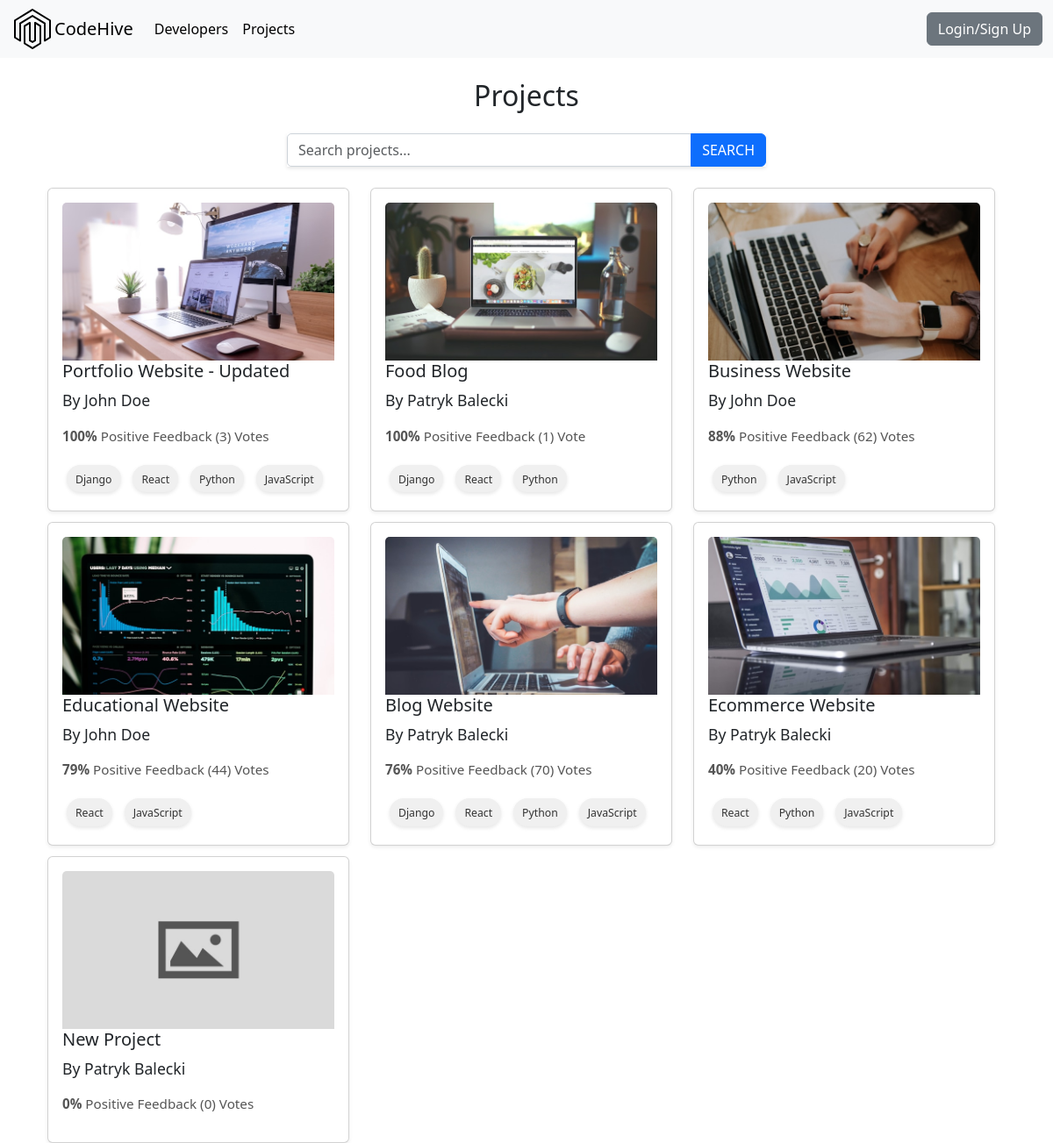
Page /projects/ on the earlier database version.
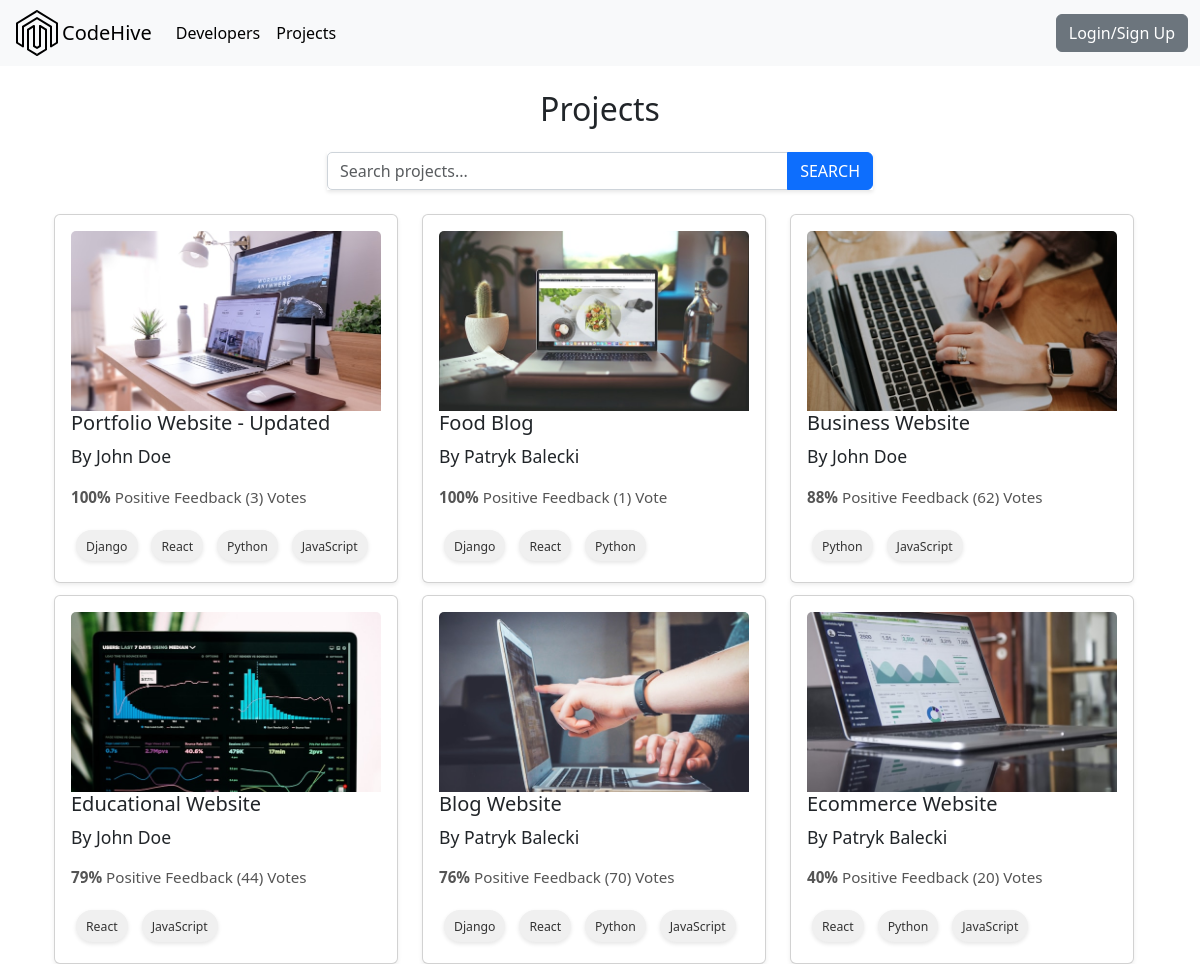
Same page on the later database version.
### projects/models.py (models this page shows, shortened)
class Project(models.Model):
    owner = models.ForeignKey(Profile, null=True, blank=True, on_delete=models.CASCADE)
    title = models.CharField(max_length=200)
    description = models.TextField(null=True, blank=True)
    featured_image = models.ImageField(null=True, blank=True, default="default.jpg")
    demo_link = models.CharField(max_length=2000, null=True, blank=True)
    source_link = models.CharField(max_length=2000, null=True, blank=True)
    tags = models.ManyToManyField('Tag', blank=True)
    vote_total = models.IntegerField(default=0, null=True, blank=True)
    vote_ratio = models.IntegerField(default=0, null=True, blank=True)
    created = models.DateTimeField(auto_now_add=True)
    id = models.UUIDField(default=uuid.uuid4, unique=True, primary_key=True, editable=False)
    class Meta:
        ordering = ['-vote_ratio', '-vote_total', 'title']

class Tag(models.Model):
    name = models.CharField(max_length=200)
    created = models.DateTimeField(auto_now_add=True)
    id = models.UUIDField(default=uuid.uuid4, unique=True, primary_key=True, editable=False)
    def __str__(self):
        return self.name

### users/models.py (models this page shows, shortened)
class Profile(models.Model):
    user = models.OneToOneField(User, on_delete=models.CASCADE, null=True, blank=True)
    name = models.CharField(max_length=200, blank=True, null=True)
    email = models.EmailField(max_length=500, blank=True, null=True)
    username = models.CharField(max_length=200, blank=True, null=True)
    location = models.CharField(max_length=200, blank=True, null=True, default="Earth")
    short_intro = models.CharField(max_length=200, blank=True, null=True, default="This is a default bio. User has not added a bio yet.")
    bio = models.TextField(blank=True, null=True)
    profile_image = models.ImageField(null=True, blank=True, upload_to='profiles/', default="profiles/user-default.jpg")
    social_github = models.CharField(max_length=200, blank=True, null=True)
    social_twitter = models.CharField(max_length=200, blank=True, null=True)
    social_linkedin = models.CharField(max_length=200, blank=True, null=True)
    social_youtube = models.CharField(max_length=200, blank=True, null=True)
    social_website = models.CharField(max_length=200, blank=True, null=True)
    created = models.DateTimeField(auto_now_add=True)
    id = models.UUIDField(default=uuid.uuid4, unique=True, primary_key=True, editable=False)

### projects/views.py (the view)
# urls.py: path('projects/', include('projects.urls')),
def projects(request):
    projects = Project.objects.all()
    context = {'projects': projects}
    return render(request, 'projects/projects.html', context)

### projects/templates/projects/projects.html (shortened to what this page needs)
{% extends 'main.html'%}
{% block content %}
<div class="container mt-4 ">
    <h2 class="mb-4 text-center">Projects</h2>
    <div class="row justify-content-center mb-4">
        <div class="col-md-6">
            <form method="GET" action="{% url 'projects' %}">
                <div class="input-group">
                    <input type="text" name="search" class="form-control" placeholder="Search projects..." value="{{ request.GET.search|default:'' }}">
                    <button class="btn btn-primary" type="submit">Search</button>
                </div>
            </form>
        </div>
    </div>
<div class="container mt-4">
    <div class="card-container">
        {% for project in projects %}
        <div class="card-item">
            <a href="{% url 'project' project.id %}" class="text-decoration-none text-dark">
            <div class="card shadow-sm h-100">
                <div class="card-body">
                    <img src="{{ project.featured_image.url }}" class="card-img-top" alt="">
                    <h5 class="card-title">{{ project.title }}</h5>
                    <p><a class="project_author text-decoration-none text-dark"
                    href="{% url 'user-profile' project.owner.id %}"> By {{project.owner.name}} </p>
                    <div class="card-text">
                        <span class="project-rating">
                        <span style="font-weight: bold;">{{ project.vote_ratio }}%</span>
                         Positive Feedback ({{ project.vote_total }}) Vote{{project.vote_total|pluralize:"s"}}
                        <div class="project-tags">
                            {% for tag in project.tags.all %}
                            <span class="tag">
                                <small>{{tag}}</small>
                            </span>
                            {% endfor %}
                        </div>
                    </div>
                </div>
            </div>
        </div>
        {% endfor %}
    </div>
</div>
{% endblock content %}

Differences in the rows shown:
removed Project: featured_image (placeholder picture), title "New Project", owner.name "Patryk Balecki", vote_ratio "0", vote_total "0"
